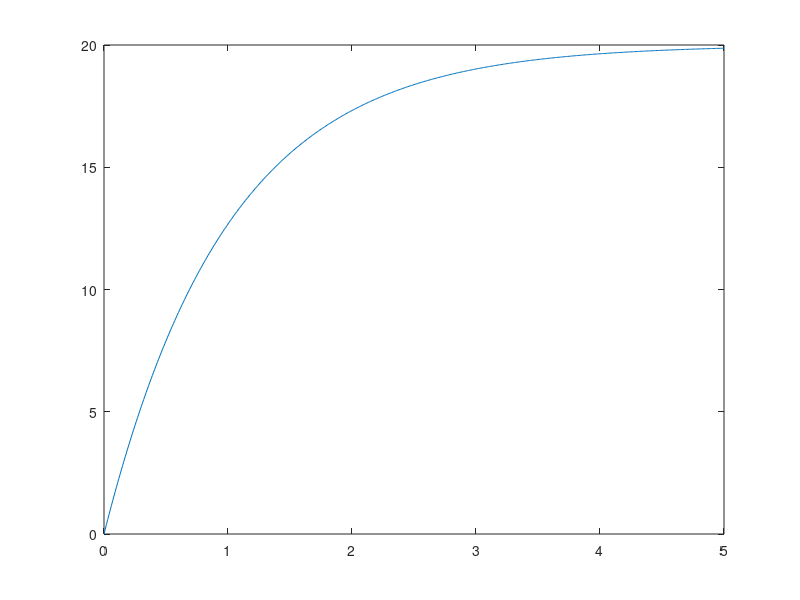

MATLAB code for this plot:
x0 = 0;  %[m], Initial Condition
r = 20; %[m], Reference Input
dt = .01;   %[s] time step
T = 5;      %[s] final time
N = T/dt;   %number of time steps
t = linspace(0, T, N+1);
k = 1;      %Gain
x = zeros(1,N); %initialize vector.
x(1) = x0;


for i = 1:N
   e = r-x(i); %[m] error
   u = k*e; %[m/s] control input
   
   x(i+1) = x(i) + dt*u; %next time step
end

plot(t, x)



